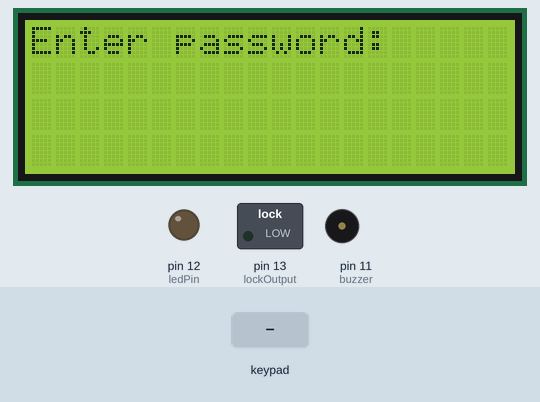
This sketch was run on a simulated Arduino Uno, built with avr-gcc and run on an emulated ATmega328P. On the bench: 20×4 character LCD, switched loads named in the sketch (green lamp = pin HIGH), output pins drawn as LEDs (lit = HIGH), buzzer (waves = sounding, pin HIGH). The inputs (shaded band) are chosen by the test bench.

Above: at 1.2 s.
1.3 s: keypad keys 1 3 9 7 2 2 2 # pressed 0.4 s apart
At 5.4 s:
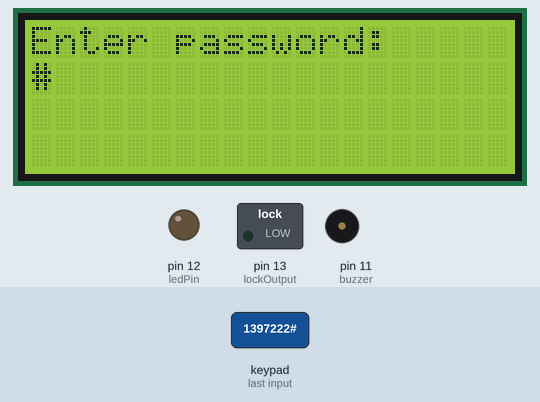
6.2 s: key 'A' pressed
At 7.4 s:
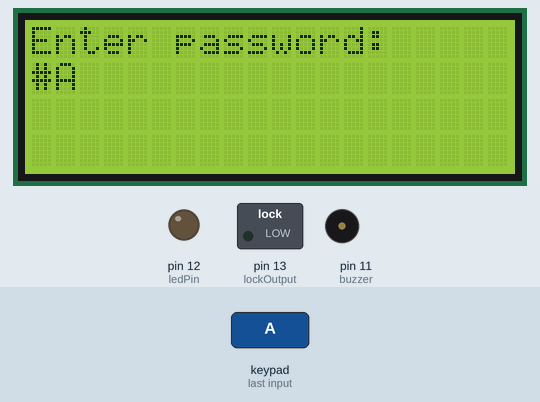
7.7 s: keypad keys 5 8 0 # 9 6 B # pressed 0.4 s apart
At 11.9 s:
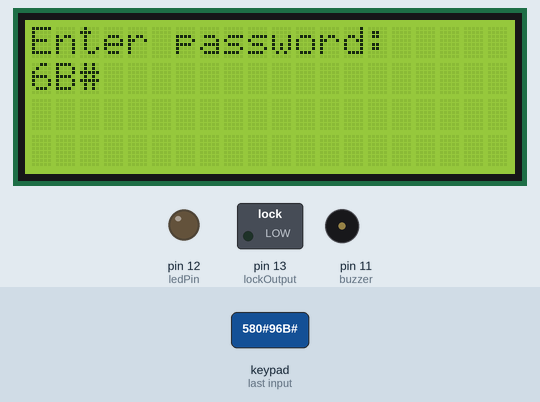
12.4 s: key 'B' pressed
At 13.3 s:
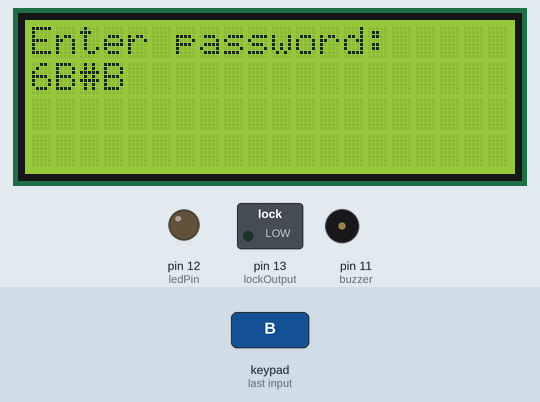
13.9 s: keypad keys 5 8 0 # 9 6 B * pressed 0.4 s apart
At 18.0 s:
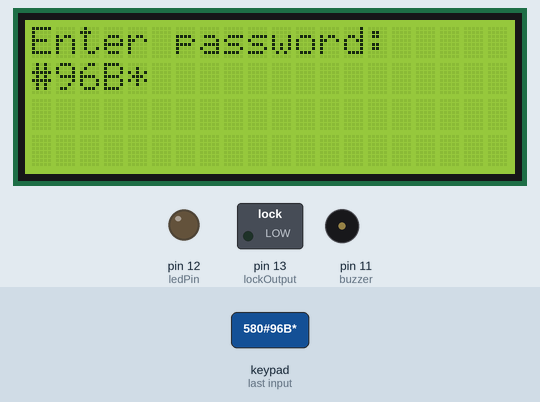
18.6 s: key 'C' pressed
Timing chart, 0 to 21.1 s (numbered marks = the images above; inputs shaded):
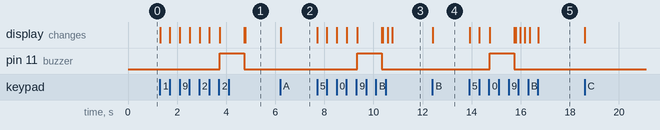

The sketch:

ElectronicLockKeypad.ino
```cpp
#include <Keypad.h>
#include <LiquidCrystal_I2C.h>
#include <Wire.h>

LiquidCrystal_I2C lcd(0x27, 20, 4);

// Length of password + 1 for null character
#define Password_Length 8
// Character to hold password input
char Data[Password_Length];
// Password
char Master[Password_Length] = "580#96B";

// Pin connected to lock relay input (anypin we can use)
int lockOutput = 13;

// Counter for character entries
byte data_count = 0;

// Character to hold key input
char customKey;

const byte ROWS = 4;
const byte COLS = 4;
int ledPin = 12;
int buzzer = 11;

char arrayKeypad[ROWS][COLS] = {
  {'1', '2', '3', 'A'},
  {'4', '5', '6', 'B'},
  {'7', '8', '9', 'C'},
  {'*', '0', '#', 'D'},
};

// Connections to Arduino
byte rowPins[ROWS] = {9, 8, 7, 6};
byte colPins[COLS] = {5, 4, 3, 2};

Keypad customKeypad = Keypad(makeKeymap(arrayKeypad), rowPins, colPins, ROWS, COLS);

void setup() {
  Serial.begin(9600);
  pinMode(ledPin, OUTPUT);
  pinMode(buzzer, OUTPUT);

  // Set lockOutput as an OUTPUT pin
  pinMode(lockOutput, OUTPUT);

  lcd.init();
  lcd.backlight();
}

void loop() {
  lcd.setCursor(0, 0);
  lcd.print("Enter password: ");

  // Look for keypress
  char valueKey = customKeypad.getKey();

  if(valueKey) {
    // Enter keypress into array and increment counter
    Data[data_count] = valueKey;
    lcd.setCursor(data_count, 1);
    lcd.print(Data[data_count]);
    data_count++;
  }

  // See if we have reached the password length
  if(data_count == Password_Length - 1) {
    lcd.clear();

    // compare two password is same or not (Data array which we enter password through keypad, Master array is our correct password)
    if(!strcmp(Data, Master)) {
      // Password is correct
      lcd.print("Correct Password)");

      // Turn on relay for 5 seconds
      digitalWrite(lockOutput, HIGH);
      digitalWrite(ledPin, HIGH);
      delay(5000);
      digitalWrite(lockOutput, LOW);
      digitalWrite(ledPin, LOW);
    }
    else {
      // Password is incorrect
      lcd.print("Incorrect password!");

      digitalWrite(buzzer, HIGH);
      delay(1000);
      digitalWrite(buzzer, LOW);
    }

    // Clear data and LCD displaym
    lcd.clear();
    clearData();
  }
}

void clearData() {
  // Go through array and clear data (iterating the loop when data_count is up to 0)

  while(data_count != 0) {
    Data[data_count--] = 0;
  }
}
```

Measured:
- after the input at 1.3 s, pin 11 (buzzer): LOW → HIGH after 2.4 s, → LOW 1.0 s later; the display: first changes at once (image 1 shows a later state)
- after the input at 6.2 s, the display: changes at once (image 2)
- after the input at 7.7 s, pin 11 (buzzer): LOW → HIGH after 1.6 s, → LOW 1.0 s later; the display: first changes at once (image 3 shows a later state)
- after the input at 12.4 s, the display: changes at once (image 4)
- after the input at 13.9 s, pin 11 (buzzer): LOW → HIGH after 0.83 s, → LOW 1.0 s later; the display: first changes at once (image 5 shows a later state)
